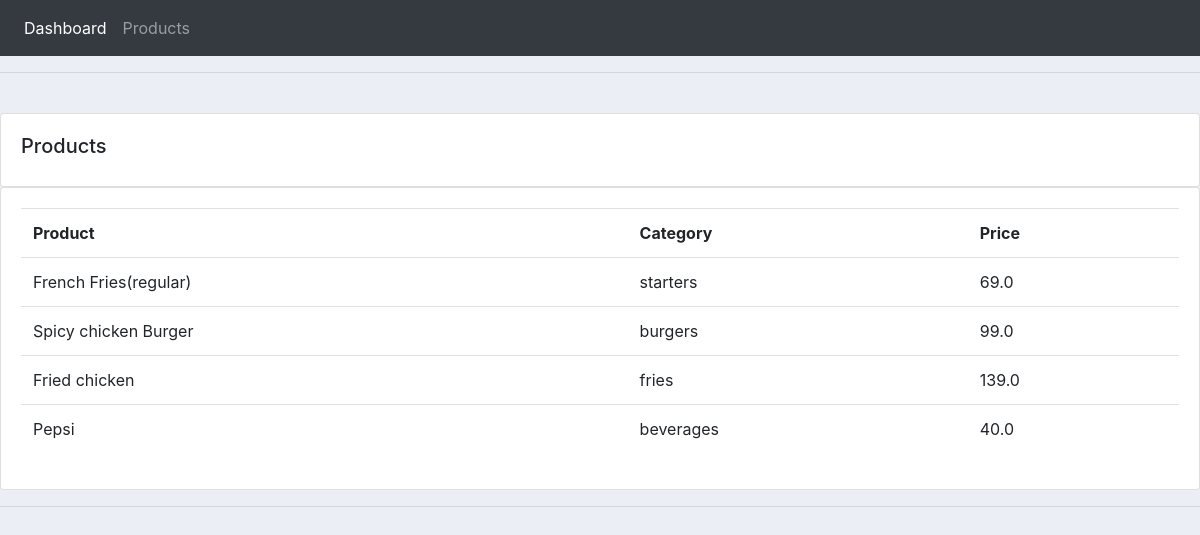
Screenshot of /products/ with the database file from the repository.
### accounts/models.py (models this page shows, shortened)
class Product(models.Model):
    CATEGORY=(
        ('Starters','Starters'),
        ('Snacks','Snacks'),
        ('Severages','Beverages'),
        ('Burgers','Burgers'),
        ('Fries','Fries')
    )
    name=models.CharField(max_length=200,null=True)
    price=models.FloatField(null=True)
    category=models.CharField(max_length=200,null=True,choices=CATEGORY)
    description=models.CharField(max_length=200,null=True)
    datecreated=models.DateTimeField(auto_now_add=True,null=True)
    tag=models.ManyToManyField(Tag)

### accounts/views.py (the view)
# urls.py: path('products/',views.products,name='products'),
def products(request):
    products=Product.objects.all()
    return render(request,'accounts/products.html',{'products':products})

### accounts/templates/accounts/products.html
{% extends 'accounts/main.html' %}
{% block content %}
       <br>
       <div class="row">
        <div class="col-md">
            <div class="card card-body">
                <h5>Products</h5>
            </div>
            <div class="card card-body">
                <table class="table">
                    <tr>
                        <th>Product</th>
                        <th>Category</th>
                        <th>Price</th>
                    </tr>
                    {% for i in products %}
                    <tr>
                        <td>{{i.name}}</td>
                        <td>{{i.category}}</td>
                        <td>{{i.price}}</td>
                    </tr>
                    {% endfor %}
                </table>
            </div>
        </div>
       </div>
{% endblock %}

### static/css/main.css (style rules this page uses)
body { background-color: #ebeff5; }

### rows the page displays
Product: name "French Fries(regular)", category "starters", price "69.0"
Product: name "Spicy chicken Burger", category "burgers", price "99.0"
Product: name "Fried chicken", category "fries", price "139.0"
Product: name "Pepsi", category "beverages", price "40.0"
